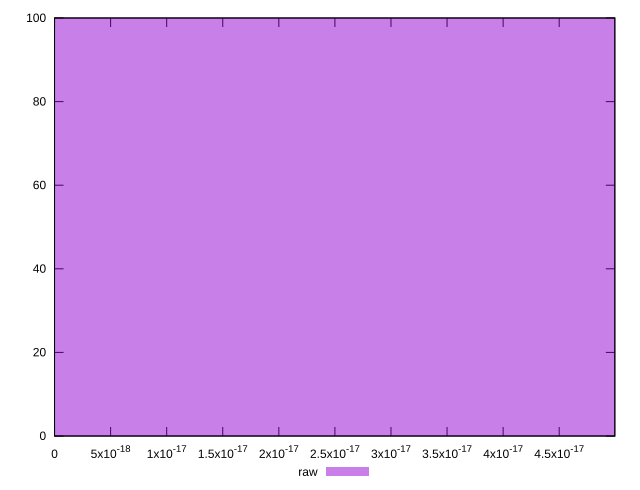

The gnuplot source for this figure:
reset

$raw <<EOF
0 100
EOF

set key outside below
set boxwidth 1e-12
set xrange [0:4.9960036108132046e-17]
set yrange [0:100]
set trange [0:100]
set style fill transparent solid 0.5 noborder
set terminal svg size 640, 490 enhanced background rgb 'white'
set output "report/report_00029_2021-02-24T13-36-40.390Z/meta/score-difference/samples/music/raw/histogram.svg"

plot $raw title "raw" with boxes

reset
